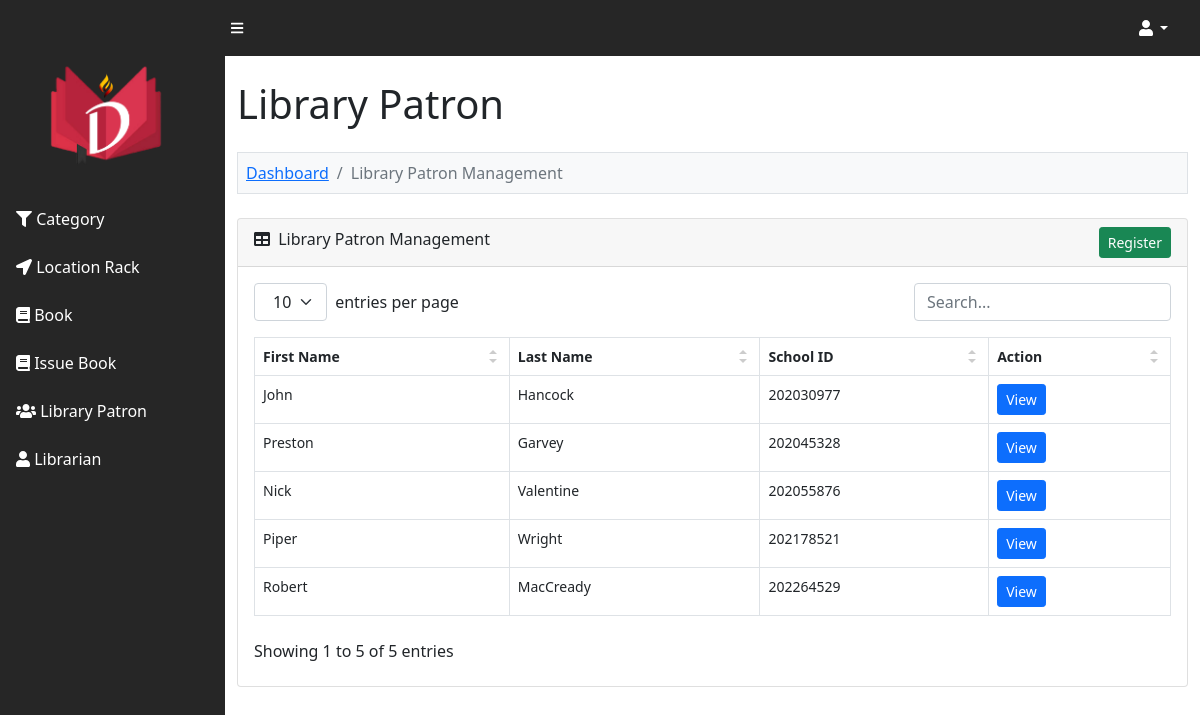
Page /DIGIBRI/admin/user.php (signed in) on the committed database.
### tables this page shows
CREATE TABLE `lms_user` (
  `user_id` int(11) NOT NULL,
  `user_fname` varchar(200) DEFAULT NULL,
  `user_lname` varchar(200) NOT NULL,
  `user_name` varchar(200) NOT NULL,
  `user_address` text NOT NULL,
  `user_contact_no` varchar(30) NOT NULL,
  `user_email_address` varchar(200) NOT NULL,
  `user_password` varchar(40) NOT NULL,
  `school_id` varchar(30) NOT NULL
);

### DIGIBRI/admin/user.php (the view, shortened to what this page needs)
<?php
include '../database_connection.php';
$message = '';
$error = '';
$query = "
SELECT * FROM lms_user
    ORDER BY user_name ASC
";
$statement = $connect->prepare($query);
$statement->execute();
include '../header.php';
?>
<div class="container-fluid py-4" style="min-height: 700px;">
	<h1>Library Patron</h1>
	<?php
	if(isset($_GET['action']))
	{
		if($_GET['action'] == 'add')
		{
	?>
	<ol class="breadcrumb mt-4 mb-4 bg-light p-2 border">
		<li class="breadcrumb-item"><a href="index.php">Dashboard</a></li>
		<li class="breadcrumb-item"><a href="user.php">Library Patron Management</a></li>
		<li class="breadcrumb-item active">Register Library Patron(s)</li>
	</ol>
			<?php
			if($message != '')
			{
				echo '<div class="alert alert-danger"><ul>'.$message.'</ul></div>';
			}
			if($error != '')
			{
				echo '<div class="alert alert-danger alert-dismissible fade show" role="alert"><ul class="list-unstyled">'.$error.'</ul> <button type="button" class="btn-close" data-bs-dismiss="alert" aria-label="Close"></button></div>';
			}
			?>
			<div class="card mb-4">
				<div class="card-header">
					<i class="fas fa-user-plus"></i> Register Library Patron(s)
                </div>
                <div class="card-body">
                <form method="POST">
        		<div class="row">
        			<div class="col-md-6">
        				<div class="mb-3">
        					<label class="form-label">First Name</label>
        					<input type="text" name="user_fname" id="user_fname" class="form-control" />
        				</div>
        			</div>
					<div class="col-md-6">
        				<div class="mb-3">
        					<label class="form-label">Last Name</label>
        					<input type="text" name="user_lname" id="user_lname" class="form-control" />
        				</div>
        			</div>
        		</div>
        		<div class="row">
        			<div class="col-md-6">
        				<div class="mb-3">
        					<label class="form-label">School ID</label>
        					<input type="text" name="school_id" id="school_id" class="form-control" />
        				</div>
        			</div>
					<div class="col-md-6">
        				<div class="mb-3">
        					<label class="form-label">Username</label>
        					<input type="text" name="user_name" id="user_name" class="form-control" />
        				</div>
        			</div>
        		</div>
				<div class="row">
					<div class="col-md-6">
						<div class="mb-3">
							<label class="form-label">Email Address</label>
							<input type="text" name="user_email_address" id="user_email_address" class="form-control" />
						</div>
					</div>
					<div class="col-md-6">
						<div class="mb-3">
							<label class="form-label">Password</label>
							<input type="password" name="user_password" id="user_password" step="1" class="form-control" />
						</div>
					</div>
				</div>
				<div class="row">
					<div class="col-md-6">
						<div class="mb-3">
							<label class="form-label">Contact No.</label>
							<input type="text" name="user_contact_no" id="user_contact_no" class="form-control" />
						</div>
					</div>
					<div class="col-md-6">
						<div class="mb-3">
							<label class="form-label">Address</label>
							<input type="text" name="user_address" id="user_address" step="1" class="form-control" />
						</div>
					</div>
				</div>
        		<div class="mt-4 mb-3 text-center">
        			<input type="submit" name="add_user" class="btn btn-success" value="Register" />
        		</div>
                	</form>
				<div class="row">
					<div class="col-md-12 head">
						<div class="text-center">
							<a href="javascript:void(0);" class="btn btn-primary" onclick="formToggle('importFrm');"><i class="plus"></i> Import</a>
						</div>
					</div>
				</div>
				<div class="col-md-12 text-center" id="importFrm" style="display: none;">
					<form action="user.php" method="post" enctype="multipart/form-data">
						<input type="file" name="file" />
						<input type="submit" class="btn btn-success" name="importSubmit" value="Import">
					</form>
				</div>
                </div>
            </div>
	<?php
		}
		else if($_GET["action"] == 'edit')
		{
			$user_id = $_GET["code"];
			if($user_id > 0)
			{
				$query = "
				SELECT * FROM lms_user
                WHERE user_id = '$user_id'
				";
				$user_result = $connect->query($query);
				foreach($user_result as $user_row)
				{
				?>
	<ol class="breadcrumb mt-4 mb-4 bg-light p-2 border">
		<li class="breadcrumb-item"><a href="index.php">Dashboard</a></li>
		<li class="breadcrumb-item"><a href="user.php">Library Patron Management</a></li>
		<li class="breadcrumb-item active">Edit Library Patron</li>
	</ol>
	<div class="card mb-4">
    	<div class="card-header">
    		<i class="fas fa-user-edit"></i> Edit Library Patron
       	</div>
       	<div class="card-body">
					<form method="post">
				<div class="row">
       				<div class="col-md-6">
       					<div class="mb-3">
       						<label class="form-label">First Name</label>
       						<input type="text" name="user_fname" id="user_fname" class="form-control" value="<?php echo $user_row['user_fname']; ?>" />
       					</div>
       				</div>
					<div class="col-md-6">
       					<div class="mb-3">
       						<label class="form-label">Last Name</label>
       						<input type="text" name="user_lname" id="user_lname" class="form-control" value="<?php echo $user_row['user_lname']; ?>" />
       					</div>
       				</div>
       			</div>
				<div class="row">
       				<div class="col-md-6">
       					<div class="mb-3">
       						<label class="form-label">School ID</label>
       						<input type="text" name="school_id" id="school_id" class="form-control" value="<?php echo $user_row['school_id']; ?>" readonly/>
       					</div>
       				</div>
					<div class="col-md-6">
       					<div class="mb-3">
       						<label class="form-label">Username</label>
       						<input type="text" name="user_name" id="user_name" class="form-control" value="<?php echo $user_row['user_name']; ?>" />
       					</div>
       				</div>
       			</div>
				<div class="row">
       				<div class="col-md-6">
       					<div class="mb-3">
       						<label class="form-label">Email Address</label>
       						<input type="text" name="user_email_address" id="user_email_address" class="form-control" value="<?php echo $user_row['user_email_address']; ?>" />
       					</div>
       				</div>
					<div class="col-md-6">
       					<div class="mb-3">
       						<label class="form-label">Password</label>
       						<input type="password" name="user_password" id="user_password" class="form-control" value="<?php echo $user_row['user_password']; ?>" />
       					</div>
       				</div>
       			</div>
				<div class="row">
       				<div class="col-md-6">
       					<div class="mb-3">
       						<label class="form-label">Contact Number</label>
       						<input type="text" name="user_contact_no" id="user_contact_no" class="form-control" value="<?php echo $user_row['user_contact_no']; ?>" />
       					</div>
       				</div>
					<div class="col-md-6">
       					<div class="mb-3">
       						<label class="form-label">Address</label>
       						<input type="text" name="user_address" id="user_address" class="form-control" value="<?php echo $user_row['user_address']; ?>" />
       					</div>
       				</div>
       			</div>
     			<div class="mt-4 mb-3 text-center">
       				<input type="hidden" name="user_id" value="<?php echo $user_row['user_id']; ?>" />
       				<input type="submit" name="edit_user" class="btn btn-primary" value="Edit" />
       			</div>
					</form>
				</div>
			</div>
		</div>
	</div>
				<?php
				}
			}
		}
	}
	else
	{
	?>
	<ol class="breadcrumb mt-4 mb-4 bg-light p-2 border">
		<li class="breadcrumb-item"><a href="index.php">Dashboard</a></li>
		<li class="breadcrumb-item active">Library Patron Management</li>
	</ol>
	<div class="card mb-4">
		<div class="card-header">
			<div class="row">
				<div class="col col-md-6">
					<i class="fas fa-table me-1"></i> Library Patron Management
				</div>
				<div class="col col-md-6" align="right">
					<a href="user.php?action=add" class="btn btn-success btn-sm">Register</a>
				</div>
			</div>
		</div>
		<div class="card-body">
			<table id="datatablesSimple">
				<thead>
					<tr>
                        <th>First Name</th>
                        <th>Last Name</th>
						<th>School ID</th>
                        <th>Action</th>
					</tr>
				</thead>
				<tbody>
				<?php
    			if($statement->rowCount() > 0)
    			{
    				foreach($statement->fetchAll() as $row)
    				{
    					echo '
    					<tr>
    						<td>'.$row["user_fname"].'</td>
    						<td>'.$row["user_lname"].'</td>
							<td>'.$row["school_id"].'</td>
    						<td>
								<a href="user.php?action=edit&code='.$row["user_id"].'" class="btn btn-sm btn-primary">View</a>
							</td>
    					</tr>
    					';
    				}
    			}
    			else
    			{
    				echo '
    				<tr>
    					<td colspan="10" class="text-center">No Data Found</td>
    				</tr>
    				';
    			}
				?>
				</tbody>
			</table>
		</div>
	</div>
	<?php
	}
	?>
</div>

### DIGIBRI/asset/css/simple-datatables-style.css (style rules this page uses)
.dataTable-table { max-width: 100%; width: 100%; border-spacing: 0; border-collapse: separate; }
.dataTable-table > tbody > tr > td, .dataTable-table > tbody > tr > th, .dataTable-table > tfoot > tr > td, .dataTable-table > tfoot > tr > th, .dataTable-table > thead > tr > td, .dataTable-table > thead > tr > th { vertical-align: top; padding: 8px 10px; }
.dataTable-table > thead > tr > th { vertical-align: bottom; text-align: left; border-bottom: 1px solid #d9d9d9; }
.dataTable-table th { vertical-align: bottom; text-align: left; }

### rows in the picture
lms_user: user_fname "John", user_lname "Hancock", school "202030977"
lms_user: user_fname "Preston", user_lname "Garvey", school "202045328"
lms_user: user_fname "Nick", user_lname "Valentine", school "202055876"
lms_user: user_fname "Piper", user_lname "Wright", school "202178521"
lms_user: user_fname "Robert", user_lname "MacCready", school "202264529"
